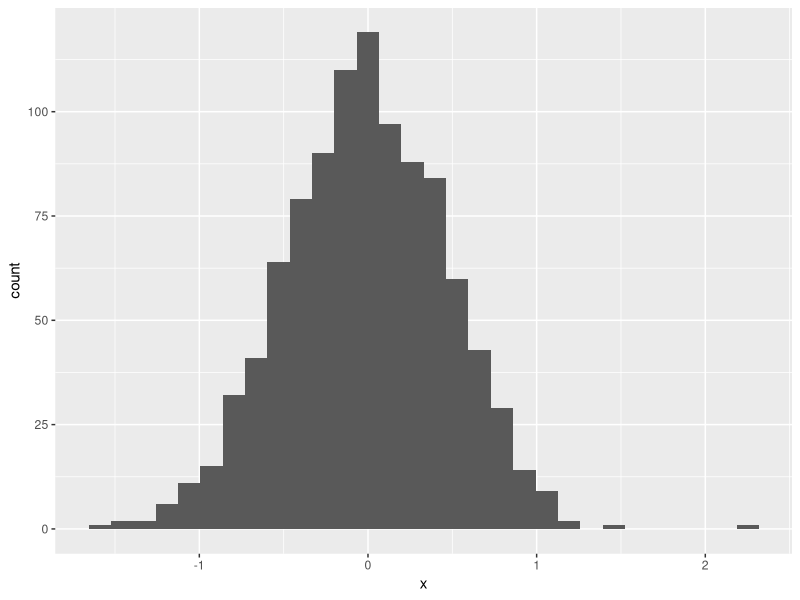
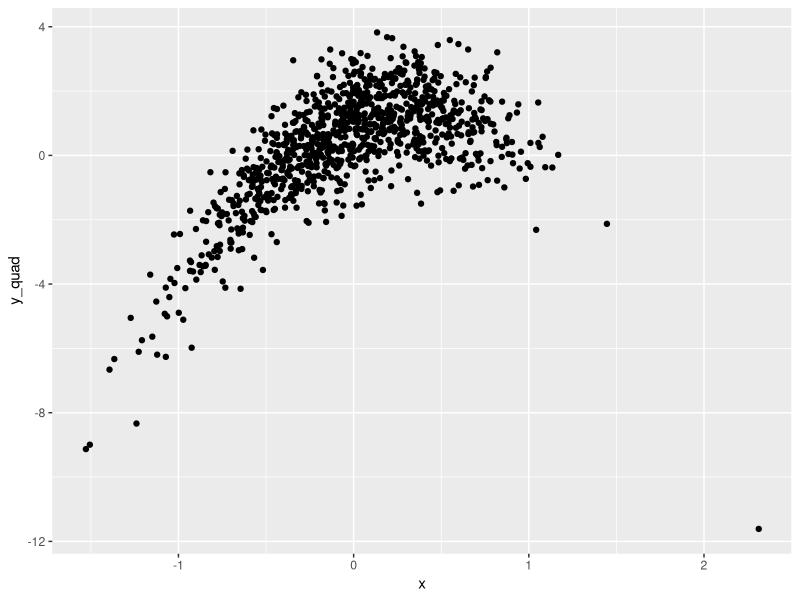
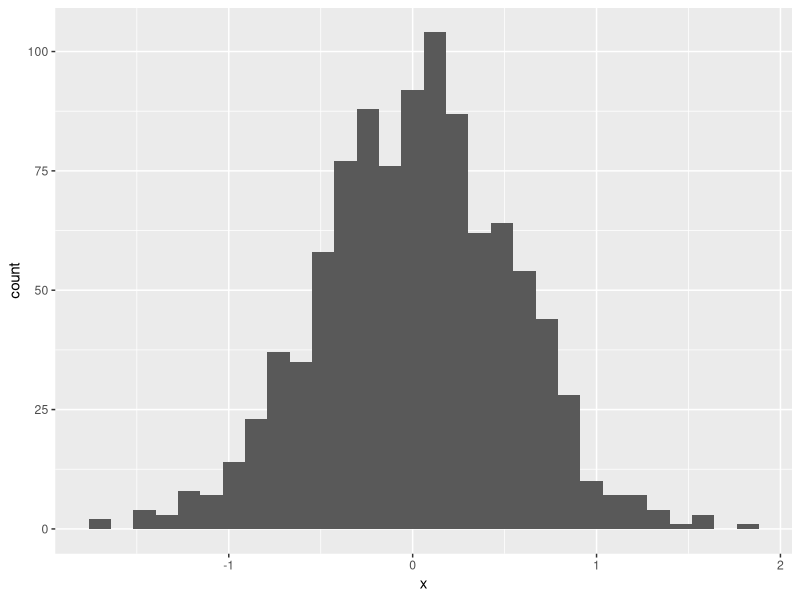
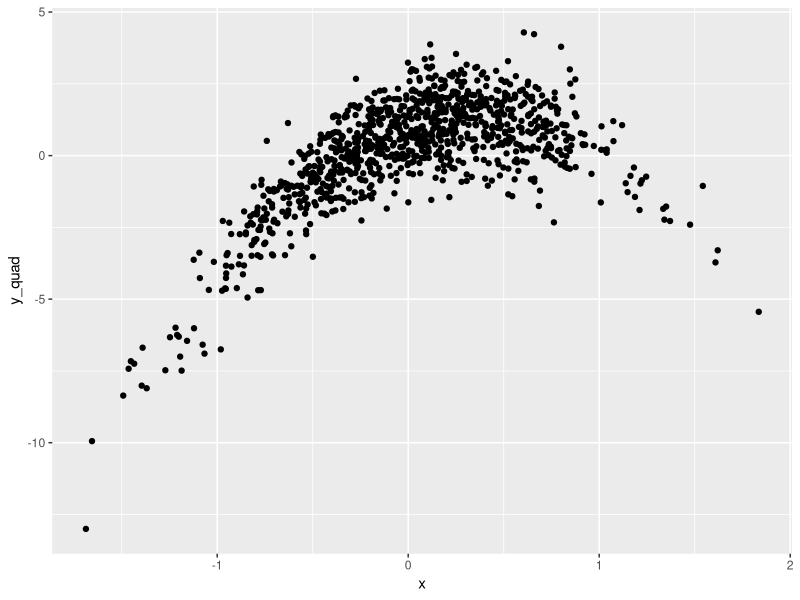
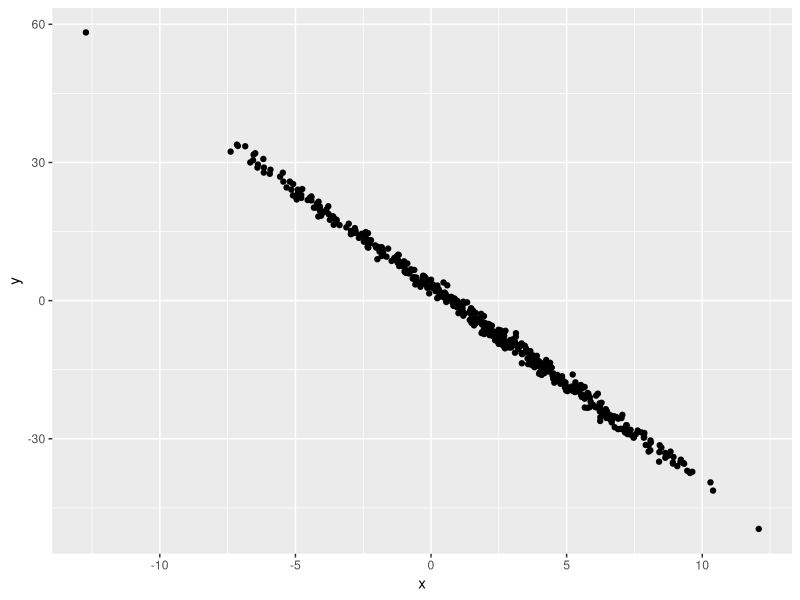

These figures' R source, in order:
## ---- chunk 1
library(tidyverse)
## ---- chunk 2
x = runif(n = 20)    # Generate 20 random numbers
y = c(1,3,17,25)

mean(x)
var(x)
## ---- chunk 3
library(tidyverse)

example_df = tibble(
  vec_numeric = 1:4,
  vec_char = c("Jack","Jeff","Lily","Sam"),
  vec_factor = factor(c("male","male","famale","male"))
)

example_df
## ---- chunk 4
plot_df = tibble(
  x = rnorm(1000, sd = 0.5),       # draw 1000 from normal distribution
  y = 1 + 2 * x + rnorm(1000),      # add noise
  y_quad = 1 + 2 * x - 3 * x ^ 2 +rnorm(1000)
  )

ggplot(plot_df, aes(x = x)) + geom_histogram()     
# first thing is what data set, second is what I put in x-axis, and than going to say what kind of polt I want to draw

ggplot(plot_df, aes(x = x, y = y_quad)) + geom_point()
## ---- chunk 5
plot_df = tibble(
  x = rnorm(1000, sd = 0.5),       # draw 1000 from normal distribution
  y = 1 + 2 * x + rnorm(1000),      # add noise
  y_quad = 1 + 2 * x - 3 * x ^ 2 +rnorm(1000)
  )

ggplot(plot_df, aes(x = x)) + geom_histogram()     

ggplot(plot_df, aes(x = x, y = y_quad)) + geom_point()
## ---- chunk 6
samp = rnorm(100)
length(samp)
## ---- chunk 7
library(tidyverse)

plot_df = tibble(
  x = rnorm(500, mean = 2, sd = 4),
  y = 3 - 4.2 * x + rnorm(500)
)

ggplot(plot_df, aes(x = x, y = y)) + geom_point()
